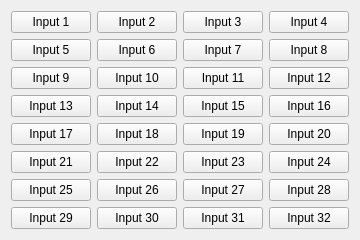
              <widget class="QWidget" name="tab_18">
               <attribute name="title">
                <string>Digital Input</string>
               </attribute>
               <layout class="QGridLayout" name="gridLayout_15">
                <item row="0" column="0">
                 <widget class="QPushButton" name="input_1">
                  <property name="text">
                   <string>Input 1</string>
                  </property>
                 </widget>
                </item>
                <item row="0" column="1">
                 <widget class="QPushButton" name="input_2">
                  <property name="text">
                   <string>Input 2</string>
                  </property>
                 </widget>
                </item>
                <item row="0" column="2">
                 <widget class="QPushButton" name="input_3">
                  <property name="text">
                   <string>Input 3</string>
                  </property>
                 </widget>
                </item>
                <item row="0" column="3">
                 <widget class="QPushButton" name="input_4">
                  <property name="text">
                   <string>Input 4</string>
                  </property>
                 </widget>
                </item>
                <item row="1" column="0">
                 <widget class="QPushButton" name="input_5">
                  <property name="text">
                   <string>Input 5</string>
                  </property>
                 </widget>
                </item>
                <item row="1" column="1">
                 <widget class="QPushButton" name="input_6">
                  <property name="text">
                   <string>Input 6</string>
                  </property>
                 </widget>
                </item>
                <item row="1" column="2">
                 <widget class="QPushButton" name="input_7">
                  <property name="text">
                   <string>Input 7</string>
                  </property>
                 </widget>
                </item>
                <item row="1" column="3">
                 <widget class="QPushButton" name="input_8">
                  <property name="text">
                   <string>Input 8</string>
                  </property>
                 </widget>
                </item>
                <item row="2" column="0">
                 <widget class="QPushButton" name="input_9">
                  <property name="text">
                   <string>Input 9</string>
                  </property>
                 </widget>
                </item>
                <item row="2" column="1">
                 <widget class="QPushButton" name="input_10">
                  <property name="text">
                   <string>Input 10</string>
                  </property>
                 </widget>
                </item>
                <item row="2" column="2">
                 <widget class="QPushButton" name="input_11">
                  <property name="text">
                   <string>Input 11</string>
                  </property>
                 </widget>
                </item>
                <item row="2" column="3">
                 <widget class="QPushButton" name="input_12">
                  <property name="text">
                   <string>Input 12</string>
                  </property>
                 </widget>
                </item>
                <item row="3" column="0">
                 <widget class="QPushButton" name="input_13">
                  <property name="text">
                   <string>Input 13</string>
                  </property>
                 </widget>
                </item>
                <item row="3" column="1">
                 <widget class="QPushButton" name="input_14">
                  <property name="text">
                   <string>Input 14</string>
                  </property>
                 </widget>
                </item>
                <item row="3" column="2">
                 <widget class="QPushButton" name="input_15">
                  <property name="text">
                   <string>Input 15</string>
                  </property>
                 </widget>
                </item>
                <item row="3" column="3">
                 <widget class="QPushButton" name="input_16">
                  <property name="text">
                   <string>Input 16</string>
                  </property>
                 </widget>
                </item>
                <item row="4" column="0">
                 <widget class="QPushButton" name="input_17">
                  <property name="text">
                   <string>Input 17</string>
                  </property>
                 </widget>
                </item>
                <item row="4" column="1">
                 <widget class="QPushButton" name="input_18">
                  <property name="text">
                   <string>Input 18</string>
                  </property>
                 </widget>
                </item>
                <item row="4" column="2">
                 <widget class="QPushButton" name="input_19">
                  <property name="text">
                   <string>Input 19</string>
                  </property>
                 </widget>
                </item>
                <item row="4" column="3">
                 <widget class="QPushButton" name="input_20">
                  <property name="text">
                   <string>Input 20</string>
                  </property>
                 </widget>
                </item>
                <item row="5" column="0">
                 <widget class="QPushButton" name="input_21">
                  <property name="text">
                   <string>Input 21</string>
                  </property>
                 </widget>
                </item>
                <item row="5" column="1">
                 <widget class="QPushButton" name="input_22">
                  <property name="text">
                   <string>Input 22</string>
                  </property>
                 </widget>
                </item>
                <item row="5" column="2">
                 <widget class="QPushButton" name="input_23">
                  <property name="text">
                   <string>Input 23</string>
                  </property>
                 </widget>
                </item>
                <item row="5" column="3">
                 <widget class="QPushButton" name="input_24">
                  <property name="text">
                   <string>Input 24</string>
                  </property>
                 </widget>
                </item>
                <item row="6" column="0">
                 <widget class="QPushButton" name="input_25">
                  <property name="text">
                   <string>Input 25</string>
                  </property>
                 </widget>
                </item>
                <item row="6" column="1">
                 <widget class="QPushButton" name="input_26">
                  <property name="text">
                   <string>Input 26</string>
                  </property>
                 </widget>
                </item>
                <item row="6" column="2">
                 <widget class="QPushButton" name="input_27">
                  <property name="text">
                   <string>Input 27</string>
                  </property>
                 </widget>
                </item>
                <item row="6" column="3">
                 <widget class="QPushButton" name="input_28">
                  <property name="text">
                   <string>Input 28</string>
                  </property>
                 </widget>
                </item>
                <item row="7" column="0">
                 <widget class="QPushButton" name="input_29">
                  <property name="text">
                   <string>Input 29</string>
                  </property>
                 </widget>
                </item>
                <item row="7" column="1">
                 <widget class="QPushButton" name="input_30">
                  <property name="text">
                   <string>Input 30</string>
                  </property>
                 </widget>
                </item>
                <item row="7" column="2">
                 <widget class="QPushButton" name="input_31">
                  <property name="text">
                   <string>Input 31</string>
                  </property>
                 </widget>
                </item>
                <item row="7" column="3">
                 <widget class="QPushButton" name="input_32">
                  <property name="text">
                   <string>Input 32</string>
                  </property>
                 </widget>
                </item>
               </layout>
              </widget>
